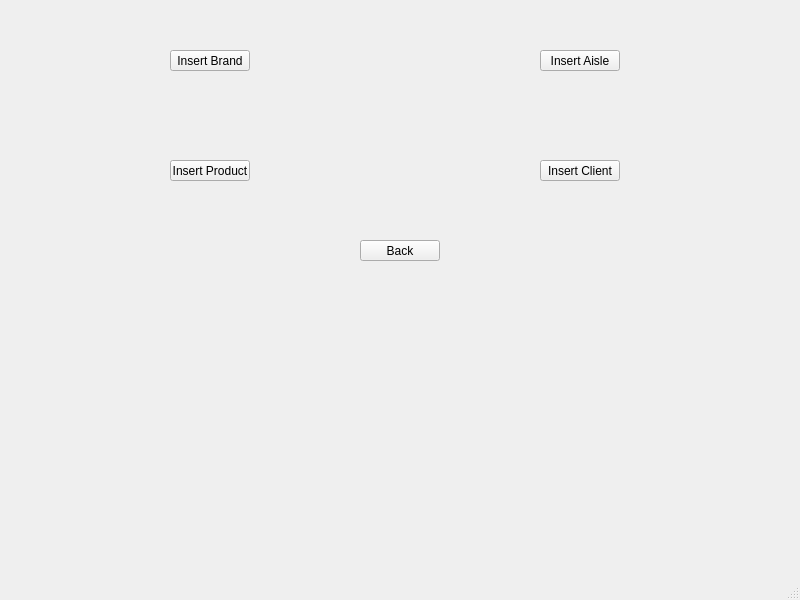
<?xml version="1.0" encoding="UTF-8"?>
<ui version="4.0">
 <class>insertions</class>
 <widget class="QMainWindow" name="insertions">
  <property name="geometry">
   <rect>
    <x>0</x>
    <y>0</y>
    <width>800</width>
    <height>600</height>
   </rect>
  </property>
  <property name="windowTitle">
   <string>MainWindow</string>
  </property>
  <widget class="QWidget" name="centralwidget">
   <widget class="QPushButton" name="insertClient">
    <property name="geometry">
     <rect>
      <x>540</x>
      <y>160</y>
      <width>80</width>
      <height>21</height>
     </rect>
    </property>
    <property name="text">
     <string>Insert Client</string>
    </property>
   </widget>
   <widget class="QPushButton" name="insertProduct">
    <property name="geometry">
     <rect>
      <x>170</x>
      <y>160</y>
      <width>80</width>
      <height>21</height>
     </rect>
    </property>
    <property name="text">
     <string>Insert Product</string>
    </property>
   </widget>
   <widget class="QPushButton" name="insertAisle">
    <property name="geometry">
     <rect>
      <x>540</x>
      <y>50</y>
      <width>80</width>
      <height>21</height>
     </rect>
    </property>
    <property name="text">
     <string>Insert Aisle</string>
    </property>
   </widget>
   <widget class="QPushButton" name="insertBrand">
    <property name="geometry">
     <rect>
      <x>170</x>
      <y>50</y>
      <width>80</width>
      <height>21</height>
     </rect>
    </property>
    <property name="text">
     <string>Insert Brand</string>
    </property>
   </widget>
   <widget class="QPushButton" name="insertBack">
    <property name="geometry">
     <rect>
      <x>360</x>
      <y>240</y>
      <width>80</width>
      <height>21</height>
     </rect>
    </property>
    <property name="text">
     <string>Back</string>
    </property>
   </widget>
  </widget>
  <widget class="QStatusBar" name="statusbar"/>
 </widget>
 <resources/>
 <connections/>
</ui>
